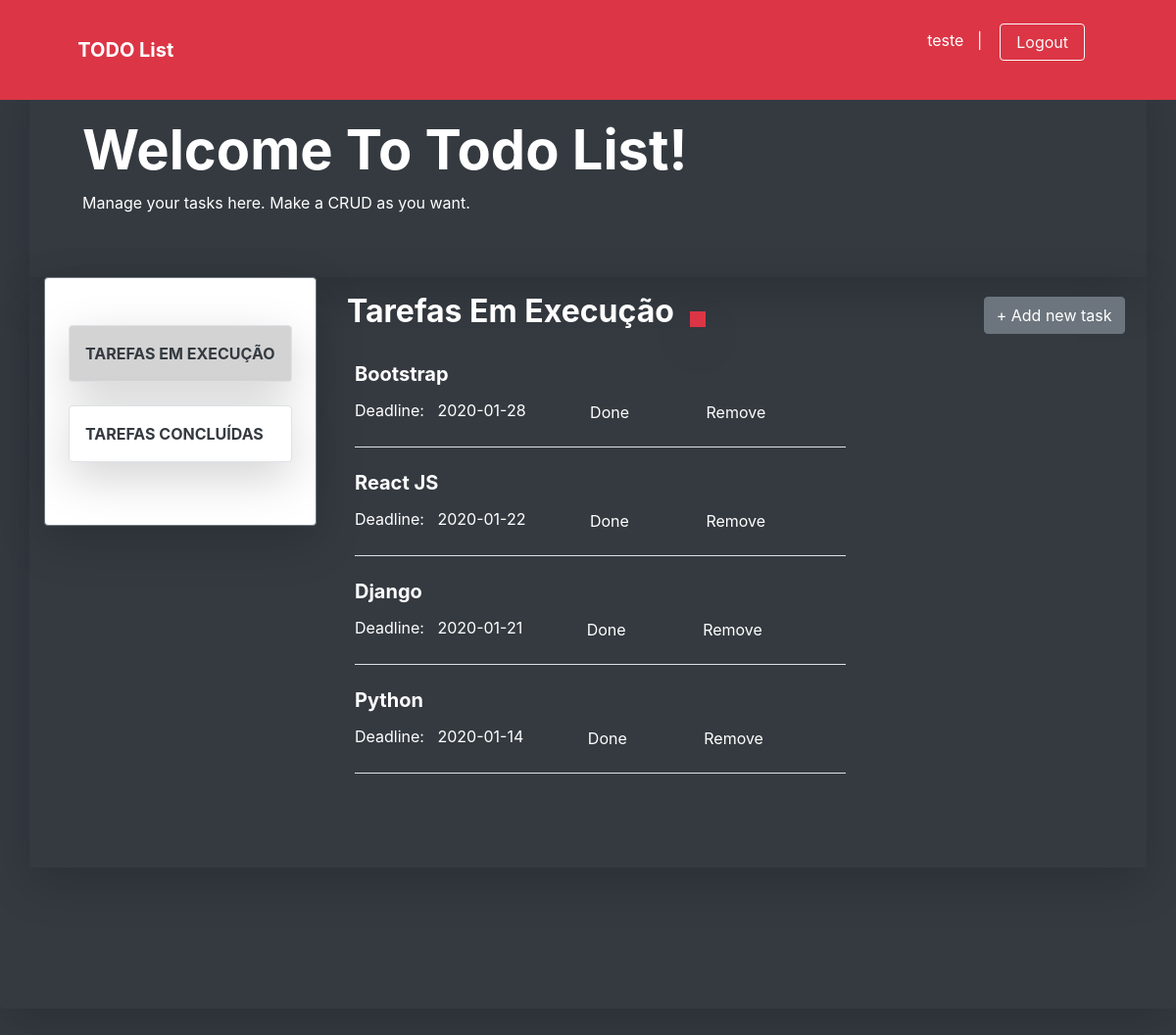
/task_update/3 (signed in), run on the app's committed database.
### app/models/tables.py (models this page shows, shortened)
class User(db.Model):
    __tablename__ = 'users'
    id = db.Column(db.Integer, primary_key=True)
    username = db.Column(db.String(50),
        unique=True,
        nullable=False
    )
    password = db.Column(db.String)
    name = db.Column(db.String)
    email = db.Column(db.String, unique=True)
    @property
    def is_authenticated(self):
        return True

class Task(db.Model):
    __tablename__ = 'tasks'
    id = db.Column(db.Integer, primary_key=True)
    task_name = db.Column(db.String, unique=True)
    description = db.Column(db.Text)
    start_date = db.Column(
        db.String,
        server_default=db.func.now(),
        nullable=False
    )
    done_status = db.Column(db.Boolean, default=False)
    deadline = db.Column(db.String, nullable=True)
    user_id = db.Column(db.Integer, db.ForeignKey('users.id'))
    task_owner = db.relationship('User', foreign_keys=user_id)

### app/controllers/default.py (the view)
@app.route('/task_update/<int:task_id>',
    methods=['GET', 'POST'])
@login_required
def task_update(task_id):
    task_form = TaskForm()
    if request.method == "POST":
        task2update = Task.query.get(task_id)
        date_add = Manager().numeric_date_recover()
        task2update.task_name=request.form['taskTitleName']
        task2update.description=request.form['descripName']
        task2update.start_date=date_add
        task2update.deadline=request.form['deadlineName']
        task2update.done_status=False
        db.session.add(task2update)
        db.session.commit()
        flash('Task updated successfuly', 'success')
        tasks = Task.query.all()
        return render_template(
            'task_doing.html',
            tasks=tasks,
            task_form=task_form
        )
    else:
        tasks = Task.query.all()
        return render_template(
            'task_doing.html',
            tasks=tasks,
            task_form=task_form
        )

### app/controllers/default.py (called while the page is built)
@login_manager.user_loader
def load_user(id):
    return User.query.filter_by(id=id).first()

### app/templates/task_doing.html (shortened to what this page needs)
{% extends 'base-dashboard.html' %}
{% block content %}
<main role="main" class="shadow-lg bg-dark rounded">
    <div class="shadow-lg container bg-dark text-white py-5">
        <div class="container ml-4">
           <h1 class="display-4 font-weight-bolder text-capitalize">Welcome to todo list!</h1>
           <p>Manage your tasks here. Make a CRUD as you want.</p>
        </div>
    </div>
    <div class="shadow-lg container  w-100 row mx-auto rounded">
        <div class="shadow-lg w-25 row border border-secondary py-5 mb-auto ml-0 bg-white rounded">
            <div class="list-group rounded mx-auto my-auto">
                <a id="active_doing" class="shadow-lg border list-group-item list-group-item-action text-dark font-weight-bolder text-uppercase p-3 mb-4 rounded" href="{{ url_for('task_doing') }}">tarefas em execução</a>
                <a class="shadow-lg border list-group-item list-group-item-action text-dark font-weight-bolder text-uppercase p-3 mb-3 rounded" href="{{ url_for('task_done') }}">tarefas concluídas</a>
            </div>
        </div>
        <div class="w-75 mx-auto">
            <div id="btn-add" class="text-white font-weight-bold">
                <button type="button" class="btn btn-secondary" data-toggle="modal" data-target="#myModal">
                    &plus; Add new task
                </button>
            </div>
            <div id="all-task" class=" row col col-sm-8 col-md-8 col-lg-8 col-xl-8 text-white text-capitalize ml-2">
                <h2 class="display-7 text-white text-capitalize font-weight-bolder mb-3 p-3">Tarefas em execução</h2><p class="my-auto p-2 btn-danger shadow-lg text-white font-weight-bolder">{{amount}}</p>
                {% for t in tasks[::-1] %}
                    {% if t.done_status == False and t.deadline != None %}
                        <div class="ml-4 text-white text-capitalize w-100 border-bottom mb-4">
                            <a title="Click to update this task" class="text-decoration-none text-white" href="{{ url_for('task_pre_update', task_id=t.id) }}">
                                <h5><strong>{{ t.task_name }}</strong></h5>
                            </a>
                            <p class="d-inline">Deadline: &nbsp; {{ t.deadline }}
                              <form method="POST" action="{{ url_for('task_done') }}" class="d-inline ml-5" >
                                <button type="submit" class="btn btn-dark">Done</button>
                              </form>
                              <form method="POST" action="{{ url_for('task_delete') }}" class="d-inline ml-5" >
                                <button type="submit" class="btn btn-dark">Remove</button>
                              </form>
                            </p>
                        </div>
                    {% endif %}
                {% endfor %}
            </div>
        </div>
        <div class="container">
        </div>
        <br><br><br>
    </div>
    <br><br><br>
    <br><br><br>
</main>
{% endblock %}

### app/templates/base-dashboard.html (shortened to what this page needs)
<!doctype html>
<html lang="pt-br">
<head>
    <link
        href="{{ url_for('static', filename='css/bootstrap.min.css') }}"
        rel="stylesheet"
>
    <link href="{{ url_for('static', filename='css/mystyle.css') }}"
        rel="stylesheet" >
</head>
<body class="my-0 mx-auto py-0 bg-dark">
    <nav class="navbar navbar-expand-md fixed-top bg-danger ">
      <div class="container mx-auto py-3">
        <a class="navbar-brand w-75 mx-auto text-decoration-none text-white font-weight-bolder " href="#">TODO List</a>
          {% if current_user.is_authenticated %}
            <p class="text-white">{{ current_user.username }} &nbsp;&nbsp;| &nbsp;&nbsp;
              <button class="btn btn-outline-light px-3 mr-5 my-2 my-sm-0" onclick="go2logout()">
                Logout
              </button>
            </p>
          {% endif %}
      </div>
    </nav><br><br><br>
    {% block content %}
    {% endblock %}
    <br><br><br>
    <br><br><br>
</body>
</html>

### app/static/css/mystyle.css (style rules this page uses)
div#btn-add { position: relative; float: right; margin: 20px auto; }
a#active_doing { background-color: LightGray; color: #ffffff; }

### data on the page
User: username "teste"
Task: task_name "Bootstrap", deadline "2020-01-28"
Task: task_name "React JS", deadline "2020-01-22"
Task: task_name "Django", deadline "2020-01-21"
Task: task_name "Python", deadline "2020-01-14"
